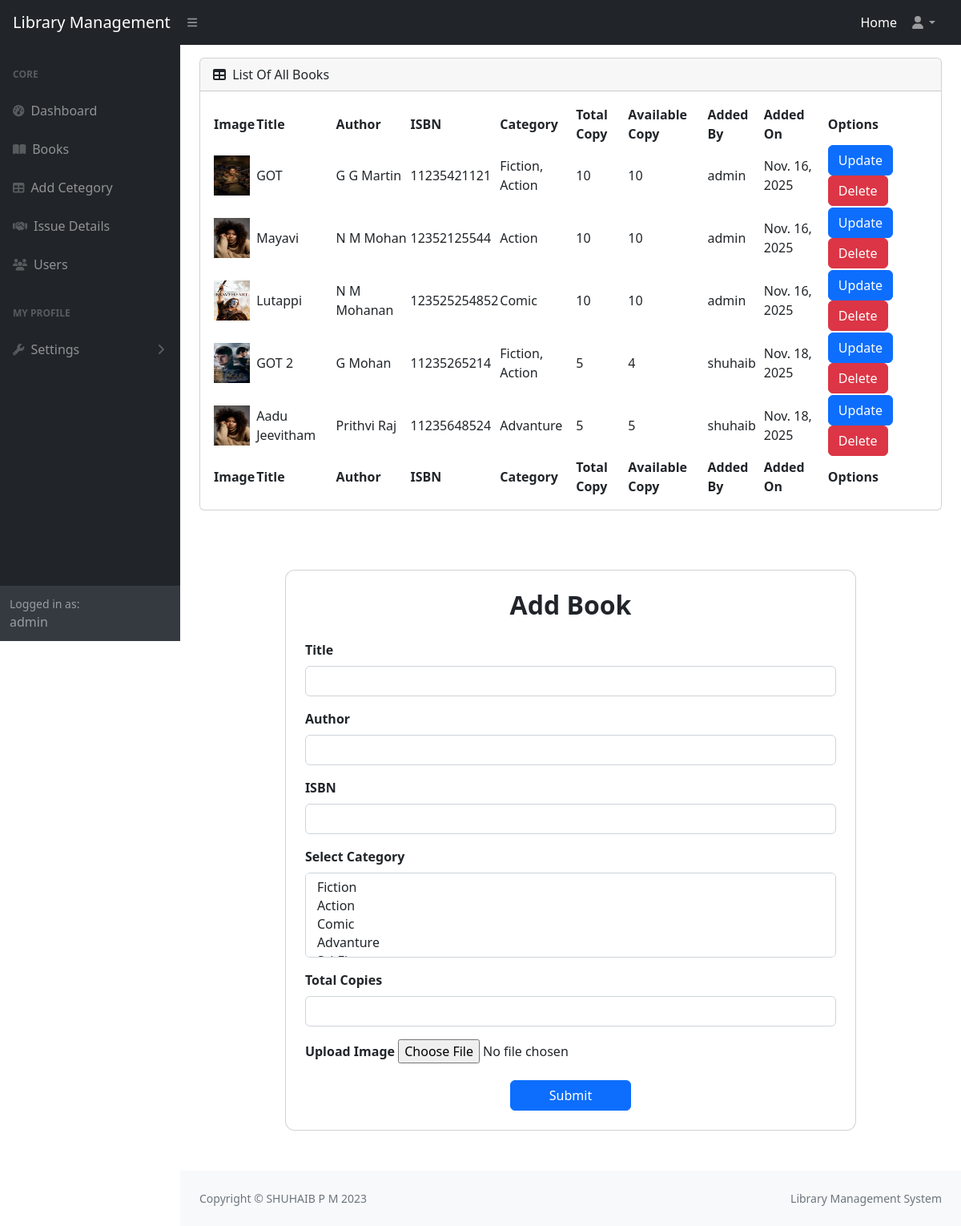
Page /addbook/ (signed in) on the committed database.
### libraryApp/models.py (models this page shows, shortened)
class User(AbstractUser):
    email=models.EmailField(unique=True)
    option = (
        ('user','user'),
        ('staff','staff')
    )
    phone=models.CharField(max_length=15)
    role=models.CharField(max_length=100,choices=option,default="user")
    profile=models.ImageField(upload_to="profile",default="profile/default.jpeg",null=True,blank=True)
    otp=models.CharField(max_length=20)
    is_verified=models.BooleanField(default=False)

class Book(models.Model):
    user=models.ForeignKey(User,on_delete=models.CASCADE,related_name="bookUser")
    title=models.CharField(max_length=100)
    author=models.CharField(max_length=20)
    isbn=models.IntegerField()
    image=models.ImageField(upload_to="books",default="books/default.jpeg",null=True,blank=True)
    category=models.ManyToManyField(Category,related_name="bookCategory")
    total_copy=models.IntegerField()
    avl_copy=models.IntegerField()
    added_on=models.DateField(auto_now_add=True)

class Category(models.Model):
    category=models.CharField(max_length=20,unique=True)
    def __str__(self):
        return self.category

### libraryApp/views.py (the view, shortened to what this page needs)
# urls.py: path("addbook/",views.AddBookView.as_view(),name="book"),
@method_decorator(login_required,name="dispatch")
class AddBookView(View):
    def get(self,request):
        form=AddBookForm()
        books=Book.objects.all()
        return render(request,"addbook.html",{"form":form,"books":books})

### libraryApp/forms.py
class AddBookForm(forms.ModelForm):
    class Meta:
        model=Book
        fields=["title","author","isbn","category","total_copy","image"]
        widgets={
            'title':forms.TextInput(attrs={'class':'form-control'}),
            'author':forms.TextInput(attrs={'class':'form-control'}),
            'isbn':forms.TextInput(attrs={'class':'form-control'}),
            'category':forms.SelectMultiple(attrs={'class':'form-control'}),
            'total_copy':forms.NumberInput(attrs={'class':'form-control'}),
        }

### libraryApp/authentication.py (called while the page is built)
def login_required(fn):
    def wrapper(request, *args, **kwargs):
        if request.user.is_authenticated and request.user.role != "user" :
            return fn(request, *args, **kwargs)
        else:
            messages.warning(request,"You Must Login First")
            return redirect("login")
    return wrapper

### libraryApp/context_processor.py (called while the page is built)
def library_status(request):
    total_books = Book.objects.count()
    total_copies = Book.objects.aggregate(total=models.Sum("total_copy"))["total"] or 0
    avl_books = Book.objects.aggregate(total=models.Sum("avl_copy"))["total"] or 0
    issued_books=Issue.objects.filter(status="issued").count()
    overdue_books=Issue.objects.filter(status="overdue").count()
    return {
        "total_books": total_books,
        "total_copies": total_copies,
        "avl_books": avl_books,
        "issued_books": issued_books,
        "overdue_books": overdue_books,
    }

### libraryApp/templates/addbook.html (shortened to what this page needs)
{% extends 'dashboard.html' %}
{% block main %}
<div class="container-fluid px-4 mt-3">
    <div id="section-table" class="card mb-4">
        <div class="card-header">
            <i class="fas fa-table me-1"></i>
            List Of All Books
        </div>
        <div class="card-body">
            <table id="datatablesSimple" class="datatable">
                <thead>
                    <tr>
                        <th>Image</th>
                        <th>Title</th>
                        <th>Author</th>
                        <th>ISBN</th>
                        <th>Category</th>
                        <th>Total Copy</th>
                        <th>Available Copy</th>
                        <th>Added By</th>
                        <th>Added On</th>
                        <th>Options</th>
                    </tr>
                </thead>
                <tfoot>
                    <tr>
                        <th>Image</th>
                        <th>Title</th>
                        <th>Author</th>
                        <th>ISBN</th>
                        <th>Category</th>
                        <th>Total Copy</th>
                        <th>Available Copy</th>
                        <th>Added By</th>
                        <th>Added On</th>
                        <th>Options</th>
                    </tr>
                </tfoot>
                <tbody>
                    {% for book in books %}
                    <tr>
                        <td>
                            <img src="{{book.image.url}}" height="50px" width="45px" alt="img">
                        </td>
                        <td>{{book.title}}</td>
                        <td>{{book.author}}</td>
                        <td>{{book.isbn}}</td>
                        <td>
                            {% for cat in book.category.all %}
                            {{ cat.category }}{% if not forloop.last %}, {% endif %}
                            {% endfor %}
                        </td>
                        <td>{{book.total_copy}}</td>
                        <td>{{book.avl_copy}}</td>
                        <td>{{book.user}}</td>
                        <td>{{book.added_on}}</td>
                        <td>
                            <a href="{% url 'update' book.id %}" class="btn btn-primary">Update</a>
                            <a href="{% url 'delete' book.id %}" class="btn btn-danger">Delete</a>
                        </td>
                    </tr>
                    {% endfor %}
                </tbody>
            </table>
        </div>
    </div>
</div>
<div class="container d-flex justify-content-center align-items-center" style="min-height: 100vh;">
    <div class="card  p-4 w-75" style=" border-radius: 12px;">
        <h2 class="text-center mb-4 fw-bold">Add Book</h2>
        <form action="" method="post" enctype="multipart/form-data">
            <div class="mb-3">
                <label class="form-label fw-bold">Title</label>
                {{ form.title }}
            </div>
            <div class="mb-3">
                <label class="form-label fw-bold">Author</label>
                {{ form.author }}
            </div>
            <div class="mb-3">
                <label class="form-label fw-bold">ISBN</label>
                {{ form.isbn }}
            </div>
            <div class="mb-3">
                <label class="form-label fw-bold">Select Category</label>
                {{ form.category }}
            </div>
            <div class="mb-3">
                <label class="form-label fw-bold">Total Copies</label>
                {{ form.total_copy }}
            </div>
            <div class="mb-3">
                <label class="form-label fw-bold">Upload Image</label>
                {{ form.image }}
            </div>
            <div class="text-center">
                <button class="btn btn-primary px-5">Submit</button>
            </div>
        </form>
    </div>
</div>
{% endblock %}

### libraryApp/templates/dashboard.html (shortened to what this page needs)
{% load static %}
<!DOCTYPE html>
<html lang="en">
<head>
    <link href="https://cdn.jsdelivr.net/npm/simple-datatables@7.1.2/dist/style.min.css" rel="stylesheet" />
    <link href="{% static 'css/styles.css' %}" rel="stylesheet" />
</head>
<body class="sb-nav-fixed">
    <nav class="sb-topnav navbar navbar-expand navbar-dark bg-dark">
        <a class="navbar-brand ps-3" href="#">Library Management</a>
        <button class="btn btn-link btn-sm order-1 order-lg-0 me-4 me-lg-0" id="sidebarToggle" href="#!"><i
                class="fas fa-bars"></i></button>
        <ul class="navbar-nav ms-auto ms-md-0 me-3 me-lg-4">
            <li class="nav-item"><a class="nav-link active" aria-current="page" href="{% url 'home' %}">Home</a></li>
            <li class="nav-item dropdown">
                <a class="nav-link dropdown-toggle" id="navbarDropdown" href="#" role="button" data-bs-toggle="dropdown"
                    aria-expanded="false"><i class="fas fa-user fa-fw"></i></a>
            </li>
        </ul>
    </nav>
    <div id="layoutSidenav">
        <div id="layoutSidenav_nav">
            <nav class="sb-sidenav accordion sb-sidenav-dark" id="sidenavAccordion">
                <div class="sb-sidenav-menu">
                    <div class="nav">
                        <div class="sb-sidenav-menu-heading">Core</div>
                        <a class="nav-link" href="{% url 'dashboard' %}">
                            <div class="sb-nav-link-icon"><i class="fas fa-tachometer-alt"></i></div>
                            Dashboard
                        </a>
                        <a class="nav-link" href="{% url 'book' %}">
                            <div class="sb-nav-link-icon"><i class="fas fa-book-open"></i></div>
                            Books
                        </a>
                        <a class="nav-link" href="{% url 'category' %}">
                            <div class="sb-nav-link-icon"><i class="fas fa-table"></i></div>
                            Add Cetegory
                        </a>
                        <a class="nav-link" href="{% url 'issue' %}">
                            <div class="sb-nav-link-icon"><i class="fa fa-handshake"></i></div>
                            Issue Details
                        </a>
                        <a class="nav-link" href="{% url 'user' %}">
                            <div class="sb-nav-link-icon"><i class="fas fa-users"></i></div>
                            Users
                        </a>
                        <div class="sb-sidenav-menu-heading">My Profile</div>
                        <a class="nav-link collapsed" href="#" data-bs-toggle="collapse"
                            data-bs-target="#collapseLayouts" aria-expanded="false" aria-controls="collapseLayouts">
                            <div class="sb-nav-link-icon"><i class="fas fa-wrench"></i></div>
                            Settings
                            <div class="sb-sidenav-collapse-arrow"><i class="fas fa-angle-down"></i></div>
                        </a>
                    </div>
                </div>
                <div class="sb-sidenav-footer">
                    <div class="small">Logged in as:</div>
                    {{request.user}}
                </div>
            </nav>
        </div>
        <div id="layoutSidenav_content">
            <main>
                {% block main %}{% endblock %}
            </main>
            <footer class="py-4 bg-light mt-auto">
                <div class="container-fluid px-4">
                    <div class="d-flex align-items-center justify-content-between small">
                        <div class="text-muted">Copyright &copy; SHUHAIB P M 2023</div>
                        <div class="text-muted">
                            Library Management System
                        </div>
                    </div>
                </div>
            </footer>
        </div>
    </div>
</body>
</html>

### rows in the picture
User: user "admin"
Book: image (picture), title "GOT", author "G G Martin", isbn "11235421121", total_copy "10", avl_copy "10", user "admin", added_on "Nov. 16, 2025"
Category: category "Fiction", category "Fiction / Action / Comic / Advanture"
Category: category "Action"
Book: image (placeholder picture), title "Mayavi", author "N M Mohan", isbn "12352125544", total_copy "10", avl_copy "10", user "admin", added_on "Nov. 16, 2025"
Book: image (picture), title "Lutappi", author "N M Mohanan", isbn "123525254852", total_copy "10", avl_copy "10", user "admin", added_on "Nov. 16, 2025"
Category: category "Comic"
Book: image (picture), title "GOT 2", author "G Mohan", isbn "11235265214", total_copy "5", avl_copy "4", user "shuhaib", added_on "Nov. 18, 2025"
Book: image (placeholder picture), title "Aadu Jeevitham", author "Prithvi Raj", isbn "11235648524", total_copy "5", avl_copy "5", user "shuhaib", added_on "Nov. 18, 2025"
Category: category "Advanture"
